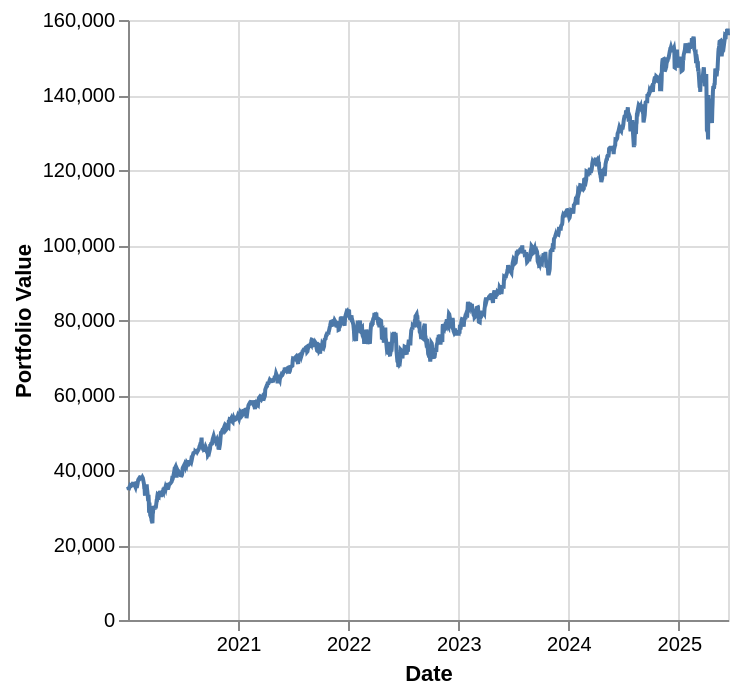

The code cell stored with this chart in its notebook:
### Code cell
# Investment Portfolio
monthly_investment = (np.where(np.diff(snp500_hist['Date'].dt.month, prepend=1) > 0, emi, 0))
monthly_investment[0] = 130_000 * AED_USD

investment_df = pd.DataFrame()
investment_df['Date'] = snp500_hist['Date']
investment_df['Investments'] = monthly_investment
investment_df['Delta Shares'] = investment_df['Investments'] / snp500_hist['Open']
investment_df['Total Shares'] = investment_df['Delta Shares'].cumsum()
investment_df['Portfolio Value'] = investment_df['Total Shares'] * snp500_hist['Close']
investment_df['Avg Price'] = investment_df['Investments'].cumsum() / investment_df['Total Shares']
investment_df['Dividend Income'] = investment_df['Total Shares'] * snp500_hist['Dividends']

alt.Chart(investment_df).mark_line().encode(
    x="Date:T",
    y="Portfolio Value:Q"
).properties(
    width='container',
    height=300
)

### Figure 1 — Vega-Lite specification as saved in the notebook (floating-point values rounded to 4 significant figures; data arrays with more than 128 entries replaced by an {"elided": "..."} marker saying what was removed)
{"config": {"view": {"continuousWidth": 300, "continuousHeight": 300}}, "data": {"name": "data-b73f920b26830f3c56cb48a3ad82eb4f"}, "mark": {"type": "line"}, "encoding": {"x": {"field": "Date", "type": "temporal"}, "y": {"field": "Portfolio Value", "type": "quantitative"}}, "height": 300, "width": "container", "$schema": "https://vega.github.io/schema/vega-lite/v5.20.1.json", "datasets": {"data-b73f920b26830f3c56cb48a3ad82eb4f": {"elided": "1370 records"}}}
